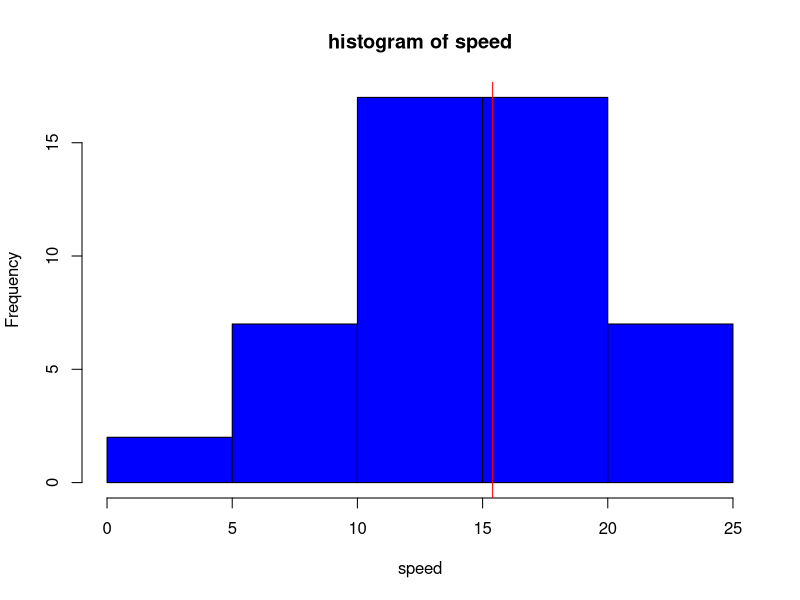
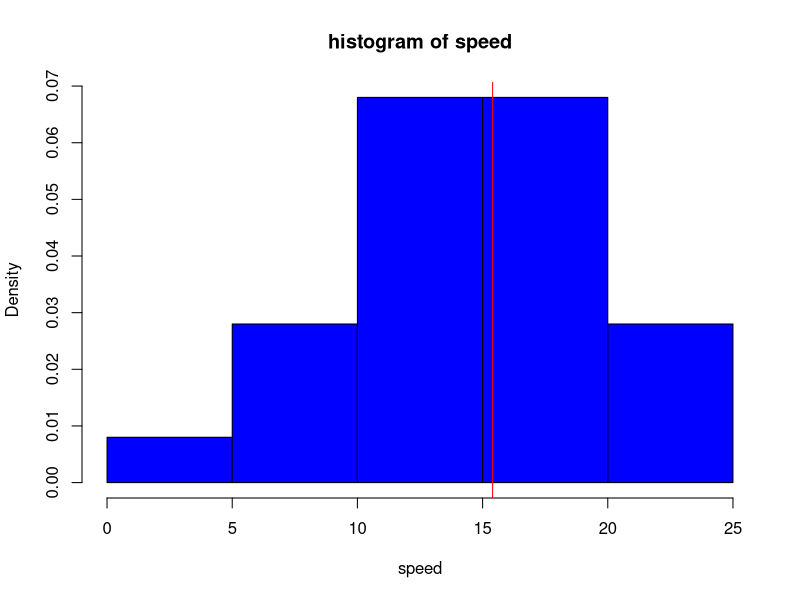
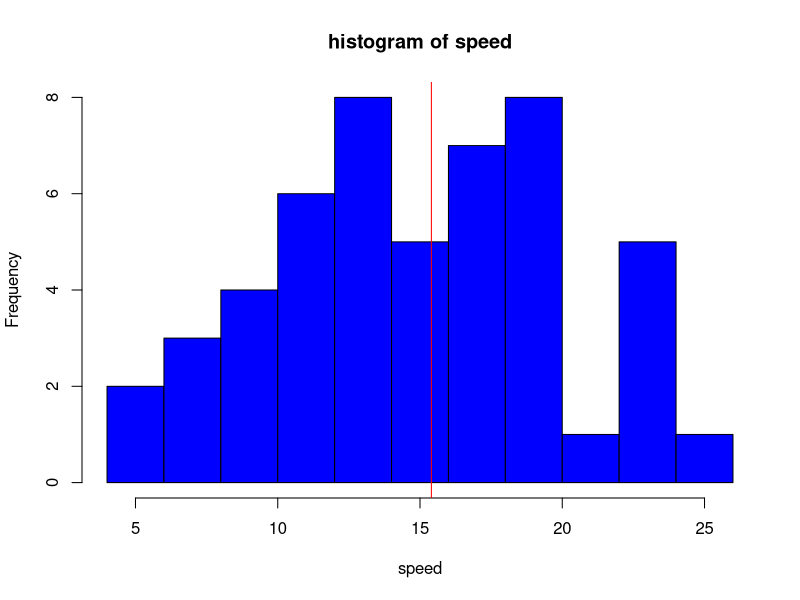
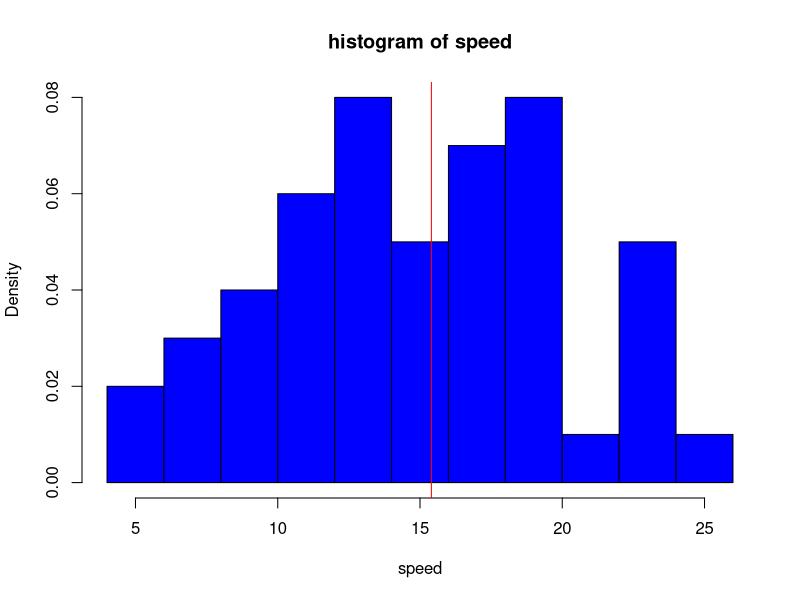
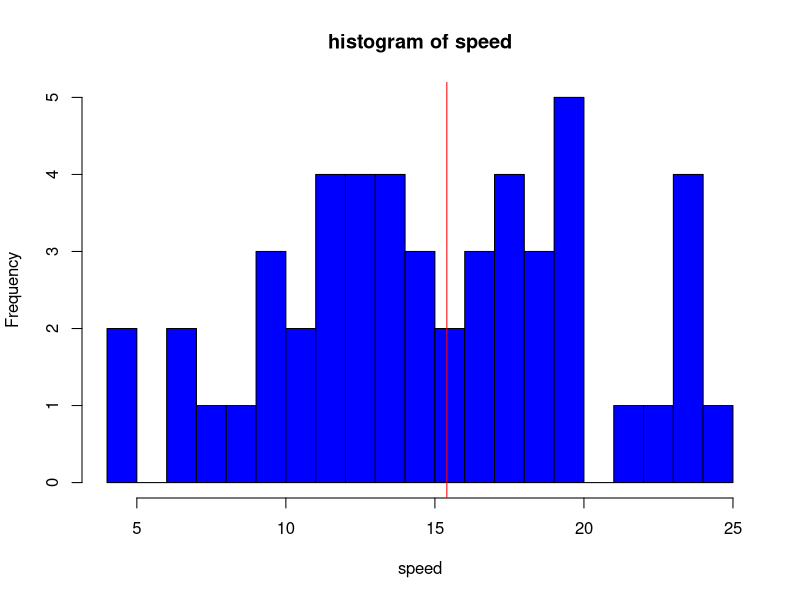
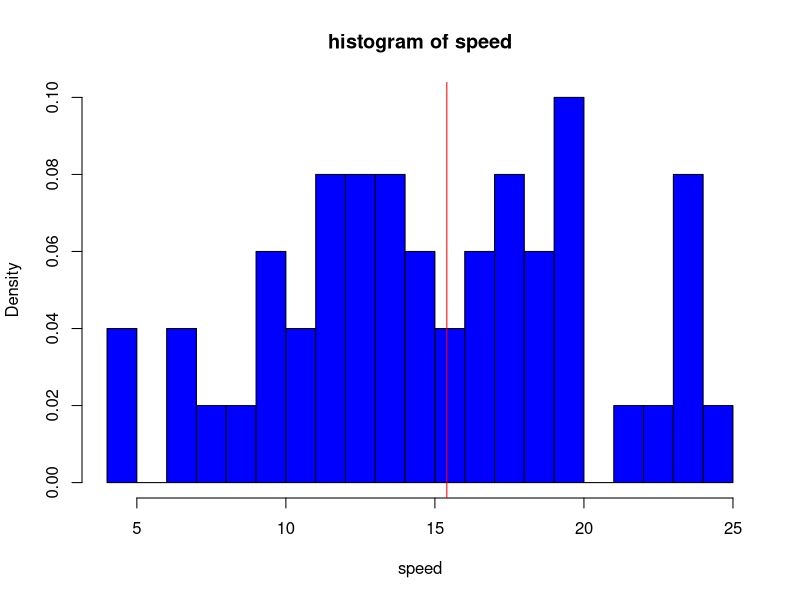
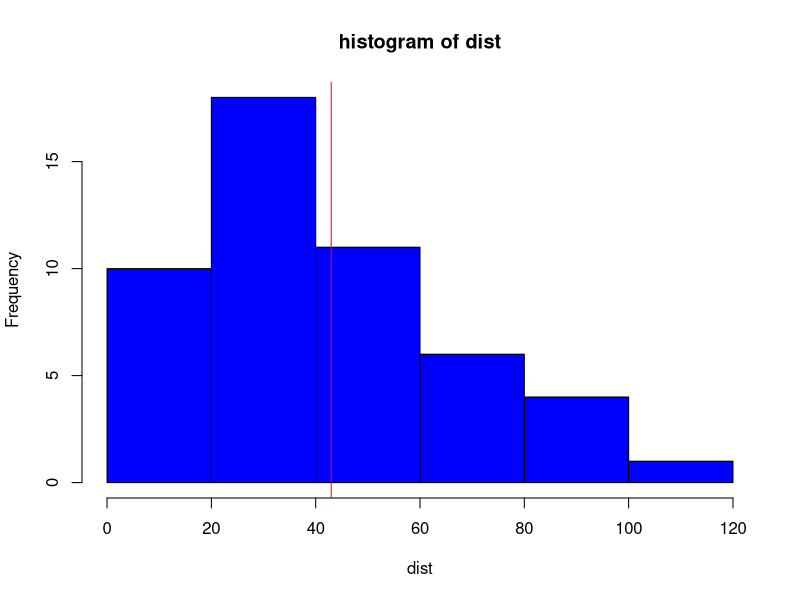
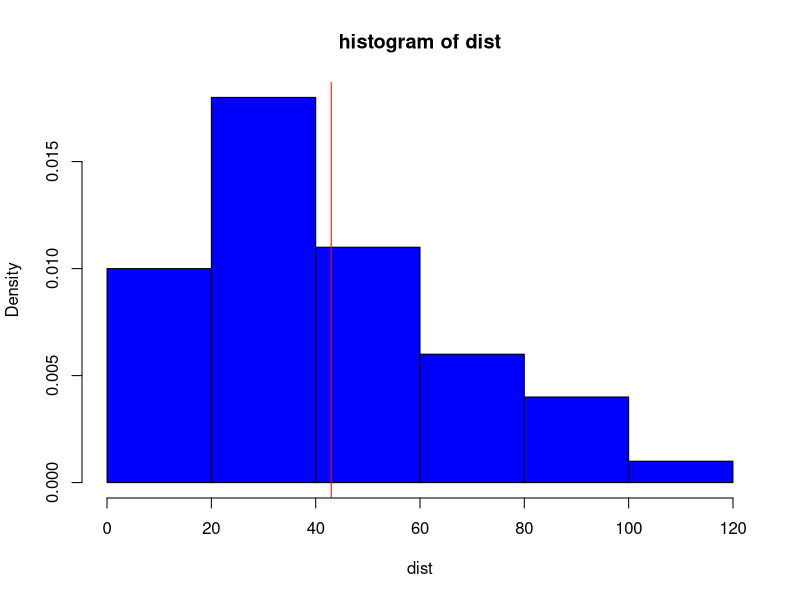

Write the R code that produced these figures, in order. (Note: this script raises an error after producing the figures.)
## ---- chunk 1

#note, i made the mistake of creating this as seperate functions and then turning into one and haven't had the time to get rid of some of the duplicate code yet, so some of this is repetitive 
explore <- function(data.frame,cthreshold,bs){

df=data.frame #I start by assigning our data frame to the variable df
dfnumeric=sapply(df,is.numeric) #and then define df numeric to be just the numeric variables in in our data frame 
dfnumeric=df[dfnumeric]
ln <- length(names(dfnumeric)) #I then set ln to be the length of dnumeric with the names function applied to it (so it gives us the the numer of columns in our data frame)
colmean=c(colMeans(dfnumeric))#and then set colmean to be a vector of the column means of dfnumeric (using the colMeans function)
lnbs=length(bs) #I set lnbs to be the length of our variable bs(bin size)
if(ln>0){  #and run a loop that, if the ln>0, for i in 1 to ln and for j in 1 to lnbs
for(i in 1:ln){ for(j in 1:lnbs){
    mname <- substitute(dfnumeric[,i]) #i define mname using the substitute function to be the columns from dfnumeric
    hist(dfnumeric[,i],col='blue',breaks=bs[j] ,main =paste('histogram of', names(dfnumeric[i])) ,xlab=names(dfnumeric[i])) #and then plot a histogram using the hist function of each of said columns from dfnumeric with the breaks= to the jth member of our vector bs
    abline(v=colmean[i],col="red",lwd=1)# and i add a redline where the mean is with the abline function and setting v=colmean of our ith column (which we defined above)
    hist(dfnumeric[,i],col='blue',freq=FALSE,breaks=bs[j],main =paste('histogram of', names(dfnumeric[i])) ,xlab=names(dfnumeric[i])) #i do the same thing here with freq=FALSE which gives us a density plot
    abline(v=colmean[i],col="red",lwd=1)}}}

d1=sapply(df,is.factor)#i define dfactor and dlogical to be our data frames but with only the logical and factor variables respectively
  d2=sapply(df,is.logical)
  dlogical=df[d2]
  dfactor=df[d1]
  n=length(dfactor)
  m=length(dlogical)#i then set n, m to their respective lengths and run a loop that, conditioned on n,m >0; for i in 1 to n and 1 to m, i define counts to be a variable with the table function applied to the ith column of dfactor and dlogical and then use the barplot function to plot the results 
  if(n>0){
    for(i in 1:n){
      counts <- table(dfactor[,i])
      barplot(counts,xlab=colnames(dfactor[i]),col='gray')}
  }
  if(m>0){
    for(i in 1:m)
      counts <- table(dlogical[,i])
      barplot(counts,xlab=colnames(dlogical[i]),col='gray')}
  

var_num <- df[which(lapply(df, is.numeric) == TRUE)] #then, using the code from lecture, i define var_num, var_factor,var_logical to be the respective columns from our data frame containing only those values (this is done far more efficiently in one line of code with which[lappy()]) function
var_factor <- df[which(lapply(df, is.factor) == TRUE)]
var_logical <- df[which(lapply(df, is.logical) == TRUE)]  

corr_a <- cor(var_num, method="pearson") #then define corr_a using the corelation function on our numerical variables using the pearson method


newname <- paste(names(corr_a[,1])[[1]],names(corr_a[1,])[[2]],sep="-") #and define newname using the paste function to be the names of our new column vectors (i.e. which variables we are looking at teh correlation coefficient to)

threshold <- cthreshold #I then set threshold to be equal to cthreshold (one of our input parameters) and r_square, rsq_names, corr_list, and corr_names to be NULL
r_square <- NULL
rsq_names <- NULL
corr_list <- NULL
corr_names <- NULL

len <- length(corr_a[1,]) #I define the len to be the length of the first row of our corr_a vector

for (i in (1:(len-1))) { 
  for (j in ((i+1):len)) {
    #Form the name pair and add to the named pair vector
    pair_name <- paste(names(corr_a[,1])[[i]],names(corr_a[1,])[[j]],sep="-")
    rsq_names <- c(rsq_names, pair_name)
    
    #Add the r_square value to the value vector
    r_square <- c(r_square, corr_a[i,j]^2)
    
    if (corr_a[i,j] > threshold) {
      corr_names <- c(corr_names, pair_name)
      corr_list <- c(corr_list, corr_a[i,j]) 
    }
  }
}

rsq_df <- data.frame(cbind(rsq_names, r_square))
names(rsq_df)[1] <- "Pair"
names(rsq_df)[2] <- "Value"
corr_df <- data.frame(cbind(corr_names, corr_list))
names(corr_df)[1] <- "Pair"
names(corr_df)[2] <- "Value"
rsq_corr_list <- list("rsquare"=rsq_df, "correlation"=corr_df)





n=length(var_factor) #I define n, m to be the length of our logical and factor data frames
m=length(var_logical)
ctable=NULL #and set ctable,ctable2,ctablefactorlist,ctablelogicallist to be NULL
ctable2=NULL
ctablefactorlist=NULL
ctablelogicallist=NULL
totallist=NULL
if (n>0){ #then I start a loop if n,m>0 then for i in 1 to n, ctable= the count of the ith column of either var_factor or var_logical and then the ith element of ctablefactor list is ctable with the list function applied to it
  for (i in 1:n){
    ctable=count(var_factor[,i])
    ctablefactorlist[i]=list(ctable)
  }}
if (m>0){
    for (i in 1:m){ #same thing for ctable2 and ctablelogicallist
    ctable2=count(var_logical[,i])
    ctablelogicallist[i]=list(ctable2)
    }}
numericalsummarylist=list(summary(var_num))#i then define numericalsummarylist to be the list of summary stats of our numerical variables (using the list and summary function)
cfinallist=list(ctablelogicallist,ctablefactorlist) #create a list called c final list with ctablelogicallist and stablefactor list
totallist=list(numericalsummarylist,rsq_corr_list,cfinallist)# and then finally total list which is formed by using the list function on numericalsummarylist, rsq_corr_list, and cfinallist
return(totallist) #and then I return totallist

}

explore(cars,.025,c(5,10,20))
explore(diamonds,.25,10)

